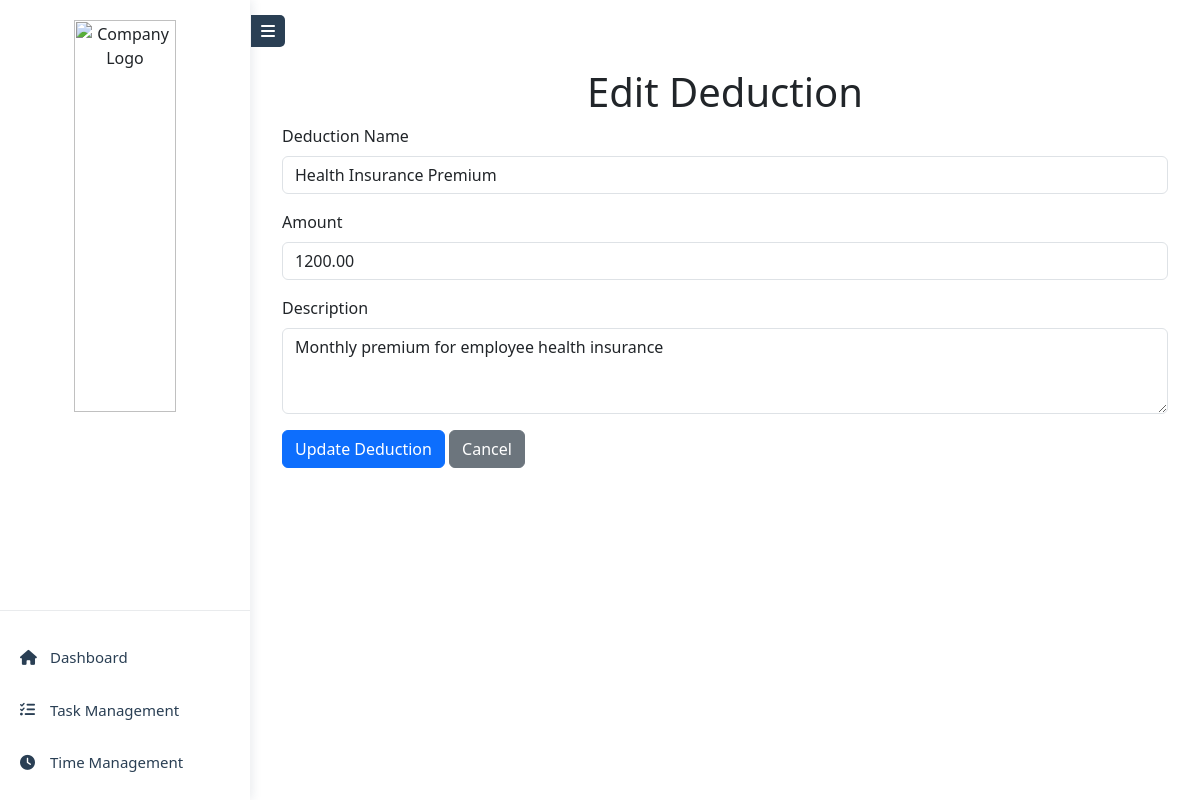
Page /roles/super_admin/system_editduc.php?id=1 on the committed database.
### tables this page shows
CREATE TABLE `deductions` (
  `id` int(11) NOT NULL,
  `deduction_name` varchar(255) NOT NULL,
  `amount` decimal(10,2) NOT NULL DEFAULT 0.00,
  `description` text DEFAULT NULL,
  `created_at` timestamp NOT NULL DEFAULT current_timestamp(),
  `updated_at` timestamp NOT NULL DEFAULT current_timestamp() ON UPDATE current_timestamp()
);

### roles/super_admin/system_func.php (called while the page is built, shortened)
<?php
require_once 'db.php';
function getDeductionById($id)
{
    global $conn;
    try {
        $sql = "SELECT * FROM deductions WHERE id = :id";
        $stmt = $conn->prepare($sql);
        $stmt->execute([':id' => $id]);
        return $stmt->fetch(PDO::FETCH_ASSOC);
    } catch (PDOException $e) {
        error_log("Error fetching deduction by ID: " . $e->getMessage());
        return false;
    }
}

### roles/super_admin/system_editduc.php (the view, shortened to what this page needs)
<?php
include "../super_admin/header.php";
include "system_func.php";
$deduction_id = intval($_GET['id']);
$deduction = getDeductionById($deduction_id);
?>
<div class="container mt-5">
    <h1 class="text-center">Edit Deduction</h1>
    <form action="system_editduc.php?id=<?php echo $deduction_id; ?>" method="POST">
        <div class="mb-3">
            <label for="deduction_name" class="form-label">Deduction Name</label>
            <input type="text" class="form-control" id="deduction_name" name="deduction_name" value="<?php echo htmlspecialchars($deduction['deduction_name']); ?>" required>
        </div>
        <div class="mb-3">
            <label for="amount" class="form-label">Amount</label>
            <input type="number" class="form-control" id="amount" name="amount" step="0.01" value="<?php echo htmlspecialchars($deduction['amount']); ?>" required>
        </div>
        <div class="mb-3">
            <label for="description" class="form-label">Description</label>
            <textarea class="form-control" id="description" name="description" rows="3"><?php echo htmlspecialchars($deduction['description']); ?></textarea>
        </div>
        <button type="submit" class="btn btn-primary">Update Deduction</button>
        <a href="system_management.php" class="btn btn-secondary">Cancel</a>
    </form>
</div>
<?php include "../super_admin/footer.php"; ?>

### rows in the picture
deductions: deduction_name "Health Insurance Premium", amount "1200.00", description "Monthly premium for employee health insurance"
